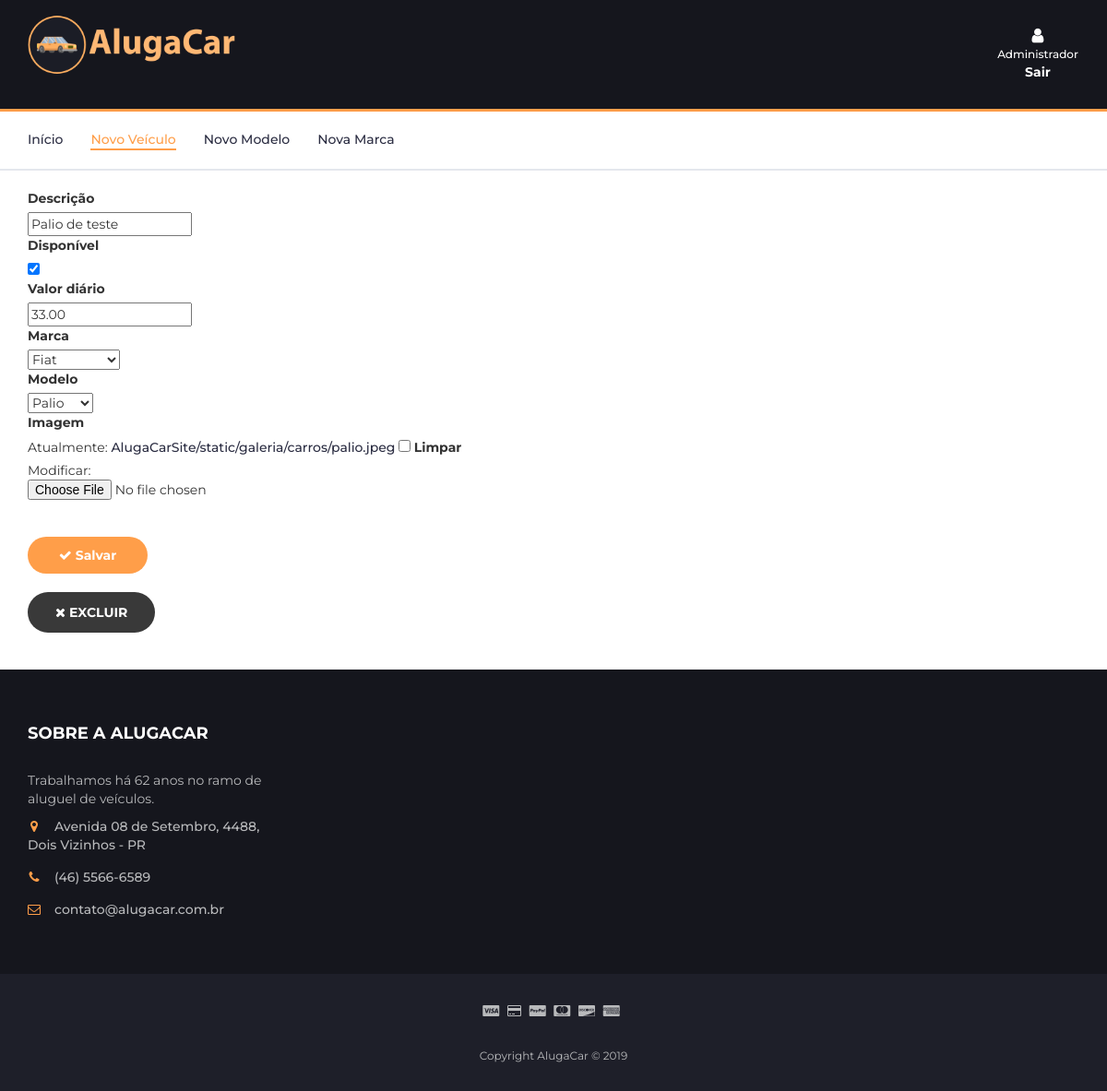
The page /novo/carro/1 on the database as committed earlier.
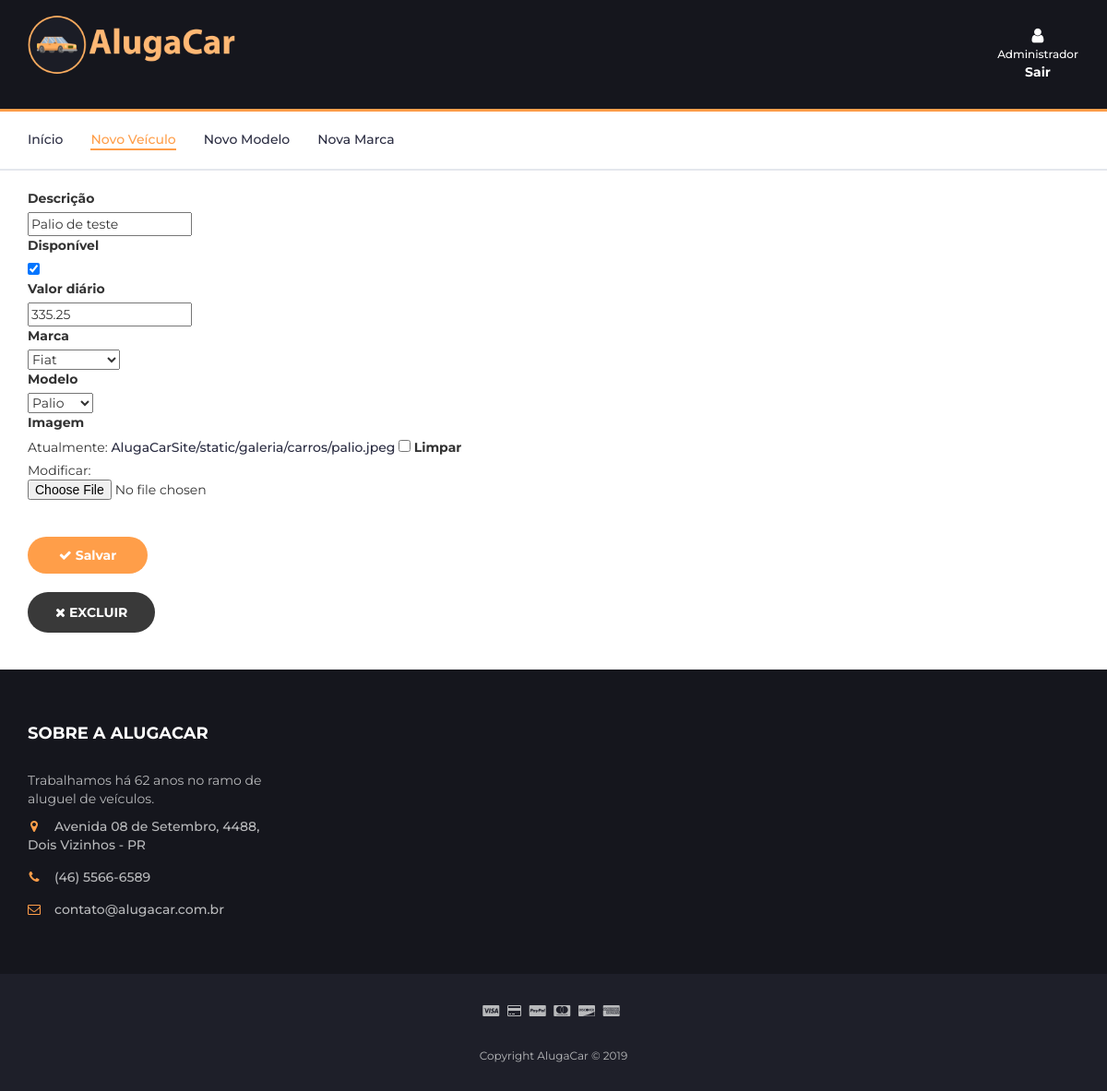
The same page on the database as committed later.
### AlugaCarSite/models.py (models this page shows, shortened)
class Carro(models.Model):
    descricao = models.CharField(max_length=50)
    disponivel = models.BooleanField(default=True)
    valorDia = models.DecimalField(max_digits=10, decimal_places=2)
    marca = models.ForeignKey(Marca, on_delete=models.CASCADE)
    modelo = models.ForeignKey(Modelo,on_delete=models.CASCADE)
    caminhoFoto = models.ImageField(null=True, blank = True,upload_to='AlugaCarSite/static/galeria/carros')

### AlugaCarSite/views.py (the view)
# urls.py: path("novo/carro/<int:id>", alt_carro, name="alt_carro"),
def alt_carro(request, id):
    car = Carro.objects.get(id=id)
    form = CarroForm(request.POST or None, request.FILES or None, instance=car)
    if(form.is_valid()):
        form.save()
        return redirect("admin_page")
    return render(request, 'carro.html', {'form': form, 'carro': car})

### AlugaCarSite/form.py
class CarroForm(forms.ModelForm):
    class Meta:
        model = Carro
        fields = '__all__'

### AlugaCarSite/models.py (called while the page is built)
    def __str__(self):
        return self.nome

    def __str__(self):
        return self.nome

### AlugaCarSite/templates/carro.html (shortened to what this page needs)
{% load staticfiles %}
<!DOCTYPE html>
<html lang="pt">
<head>
	<link type="text/css" rel="stylesheet" href="{% static 'css/bootstrap.min.css' %}" />
	<link type="text/css" rel="stylesheet" href="{% static 'css/slick.css' %}" />
	<link type="text/css" rel="stylesheet" href="{% static 'css/slick-theme.css' %}" />
	<link type="text/css" rel="stylesheet" href="{% static 'css/nouislider.min.css' %}" />
	<link rel="stylesheet" href="{% static 'css/font-awesome.min.css' %}">
	<link type="text/css" rel="stylesheet" href="{% static 'css/style.css' %}" />
</head>
<body>
	<header>
		<div id="header">
			<div class="container">
				<div class="row">
					<div class="col-md-9">
						<div class="header-logo">
							<img src="{% static '/img/banner.png' %}" alt="" width='225'>
						</div>
					</div>
					<div class="col-md-3 clearfix">
						<div class="header-ctn">
							<div class="dropdown">
								<a href="{% url 'home_deslog'%}" onclick="return confirm('Deseja sair?');"
									class="dropdown-toggle" aria-expanded="true">
									<i class="fa fa-user"></i>
									<span>Administrador</span></br>
									<b><span>Sair</span></b>
								</a>
							</div>
						</div>
					</div>
				</div>
			</div>
		</div>
	</header>
	<nav id="navigation">
		<div class="container">
			<div id="responsive-nav">
				<ul class="main-nav nav navbar-nav">
					<li><a href="/administrador">Início</a></li>
					<li class="active"><a href="/novo/carro">Novo Veículo</a></li>
					<li><a href="/novo/modelo">Novo Modelo</a></li>
					<li><a href="/novo/marca">Nova Marca</a></li>
				</ul>
			</div>
		</div>
	</nav>
	<div class="container">
		<div class="newcarro">
			<form method="POST" enctype="multipart/form-data">
				<label>Descrição</label>
				{{form.descricao}}
				<label>Disponível</label>
				{{form.disponivel}}
				<label>Valor diário</label>
				{{form.valorDia}}
				<label>Marca</label>
				{{form.marca}}
				<label>Modelo</label>
				{{form.modelo}}
				<label>Imagem</label>
				{{form.caminhoFoto}}
				<button type="submit"><i class="fa fa-check"></i> Salvar</button></br>
			</form>
		</div>
		<div class="apagar">
			{% if carro %}
			<a href="{% url 'apaga_carro' carro.id %}" onclick="return confirm('Deseja apagar este carro?');">
				<button class="secondary-btn"><i class="fa fa-times"></i> Excluir</button>
			</a>
			{% endif %}
		</div>
	</div>
	<footer id="footer">
		<div class="section" id="contato">
			<div class="container">
				<div class="row">
					<div class="col-md-3 col-xs-6">
						<div class="footer">
							<h3 class="footer-title">Sobre a AlugaCar</h3>
							<p>Trabalhamos há 62 anos no ramo de aluguel de veículos.</p>
							<ul class="footer-links">
								<li><a href="https://www.google.com/maps/search/?api=1&query=UTFPR+Dois+Vizinhos"><i
											class="fa fa-map-marker"></i>Avenida 08 de Setembro, 4488, Dois Vizinhos -
										PR</a></li>
								<li><a href="tel:4655666589"><i class="fa fa-phone"></i>(46) 5566-6589</a></li>
								<li><a href="mailto:contato@alugacar.com.br"><i
											class="fa fa-envelope-o"></i>contato@alugacar.com.br</a></li>
							</ul>
						</div>
					</div>
				</div>
			</div>
		</div>
		<div id="bottom-footer" class="section">
			<div class="container">
				<div class="row">
					<div class="col-md-12 text-center">
						<ul class="footer-payments">
							<li><i class="fa fa-cc-visa"></i></li>
							<li><i class="fa fa-credit-card"></i></li>
							<li><i class="fa fa-cc-paypal"></i></li>
							<li><i class="fa fa-cc-mastercard"></i></li>
							<li><i class="fa fa-cc-discover"></i></li>
							<li><i class="fa fa-cc-amex"></i></li>
						</ul>
						<span class="copyright">
							Copyright AlugaCar &copy;
						</span>
					</div>
				</div>
			</div>
		</div>
	</footer>
</body>
</html>

Rows that differ between the two databases and show on the page:
changed Carro "Palio de teste": valorDia "33.00" → "335.25"
